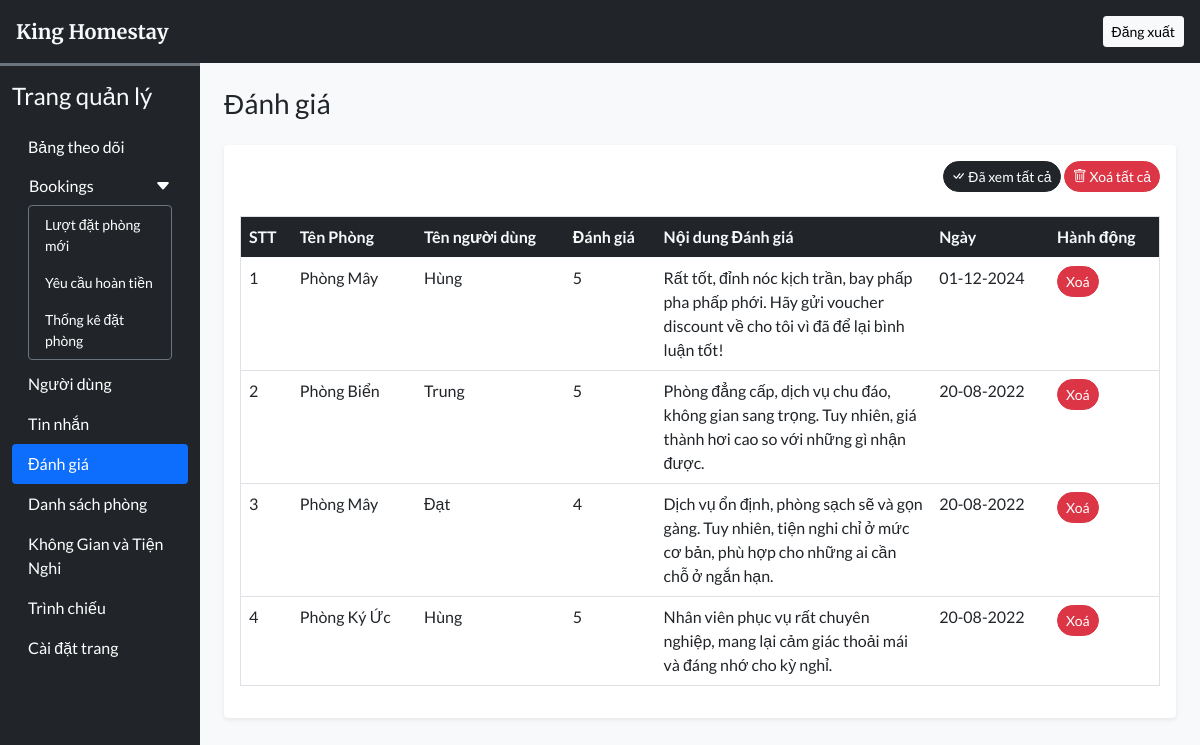
The app's page /admin/rate_review.php (signed in) with its own data.
### tables this page shows
CREATE TABLE `rating_review` (
  `sr_no` int(11) NOT NULL,
  `booking_id` int(11) NOT NULL,
  `room_id` int(11) NOT NULL,
  `user_id` int(11) NOT NULL,
  `rating` int(11) NOT NULL,
  `review` varchar(200) NOT NULL,
  `seen` int(11) NOT NULL DEFAULT 0,
  `datentime` datetime NOT NULL DEFAULT current_timestamp()
);

CREATE TABLE `rooms` (
  `id` int(11) NOT NULL,
  `name` varchar(150) NOT NULL,
  `area` int(11) NOT NULL,
  `price` int(11) NOT NULL,
  `quantity` int(11) NOT NULL,
  `adult` int(11) NOT NULL,
  `children` int(11) NOT NULL,
  `description` varchar(350) NOT NULL,
  `status` tinyint(4) NOT NULL DEFAULT 1,
  `removed` int(11) NOT NULL DEFAULT 0
);

CREATE TABLE `user_cred` (
  `id` int(11) NOT NULL,
  `name` varchar(100) NOT NULL,
  `email` varchar(150) NOT NULL,
  `address` varchar(120) NOT NULL,
  `phonenum` varchar(100) NOT NULL,
  `pincode` int(11) NOT NULL,
  `dob` date NOT NULL,
  `profile` varchar(100) NOT NULL DEFAULT 'avt.jpg',
  `password` varchar(200) NOT NULL,
  `token` varchar(200) DEFAULT NULL,
  `t_expire` date DEFAULT NULL,
  `status` int(11) NOT NULL DEFAULT 1,
  `datentime` datetime NOT NULL DEFAULT current_timestamp()
);

### admin/rate_review.php (the view, shortened to what this page needs)
<!DOCTYPE html>
<html lang="en">
<head>
  <?php require('inc/links.php'); ?>
</head>
<body class="bg-light">
  <?php require('inc/header.php'); ?>
  <div class="container-fluid" id="main-content">
    <div class="row">
      <div class="col-lg-10 ms-auto p-4 overflow-hidden">
        <h3 class="mb-4">Đánh giá</h3>
        <div class="card border-0 shadow-sm mb-4">
          <div class="card-body">
            <div class="text-end mb-4">
              <a href="?seen=all" class="btn btn-dark rounded-pill shadow-none btn-sm">
                <i class="bi bi-check-all"></i> Đã xem tất cả
              </a>
              <a href="?del=all" class="btn btn-danger rounded-pill shadow-none btn-sm">
                <i class="bi bi-trash"></i> Xoá tất cả
              </a>
            </div>
            <div class="table-responsive-md">
              <table class="table table-hover border">
                <thead>
                  <tr class="bg-dark text-light">
                    <th scope="col">STT</th>
                    <th scope="col">Tên Phòng</th>
                    <th scope="col">Tên người dùng</th>
                    <th scope="col">Đánh giá</th>
                    <th scope="col" width="30%">Nội dung Đánh giá</th>
                    <th scope="col">Ngày</th>
                    <th scope="col">Hành động</th>
                  </tr>
                </thead>
                <tbody>
                  <?php
                    $q = "SELECT rr.*,uc.name AS uname, r.name AS rname FROM `rating_review` rr
                      INNER JOIN `user_cred` uc ON rr.user_id = uc.id
                      INNER JOIN `rooms` r ON rr.room_id = r.id
                      ORDER BY `sr_no` DESC";
                    $data = mysqli_query($con,$q);
                    $i=1;
                    while($row = mysqli_fetch_assoc($data))
                    {
                      $date = date('d-m-Y',strtotime($row['datentime']));
                      $seen='';
                      $seen.="<a href='?del=$row[sr_no]' class='btn btn-sm rounded-pill btn-danger'>Xoá</a>";
                      echo<<<query
                        <tr>
                          <td>$i</td>
                          <td>$row[rname]</td>
                          <td>$row[uname]</td>
                          <td>$row[rating]</td>
                          <td>$row[review]</td>
                          <td>$date</td>
                          <td>$seen</td>
                        </tr>
                      query;
                      $i++;
                    }
                  ?>
                </tbody>
              </table>
            </div>
          </div>
        </div>
      </div>
    </div>
  </div>
</body>
</html>

### admin/css/common.css (style rules this page uses)
:root { --teal: #2ec1ac; --teal_hover: #279e8c; }
* { font-family: 'Lato', sans-serif; }

### records on screen
rating_review: room.name "Phòng Mây", user.name "Hùng", rating "5", review "Rất tốt, đỉnh nóc kịch trần, bay phấp pha phấp phới. Hãy gửi voucher discount về cho tôi vì đã để lại bình luận tốt!", datentime "01-12-2024"
rating_review: room.name "Phòng Biển", user.name "Trung", rating "5", review "Phòng đẳng cấp, dịch vụ chu đáo, không gian sang trọng. Tuy nhiên, giá thành hơi cao so với những gì nhận được.", datentime "20-08-2022"
rating_review: room.name "Phòng Mây", user.name "Đạt", rating "4", review "Dịch vụ ổn định, phòng sạch sẽ và gọn gàng. Tuy nhiên, tiện nghi chỉ ở mức cơ bản, phù hợp cho những ai cần chỗ ở ngắn hạn.", datentime "20-08-2022"
rating_review: room.name "Phòng Ký Ức", user.name "Hùng", rating "5", review "Nhân viên phục vụ rất chuyên nghiệp, mang lại cảm giác thoải mái và đáng nhớ cho kỳ nghỉ.", datentime "20-08-2022"
